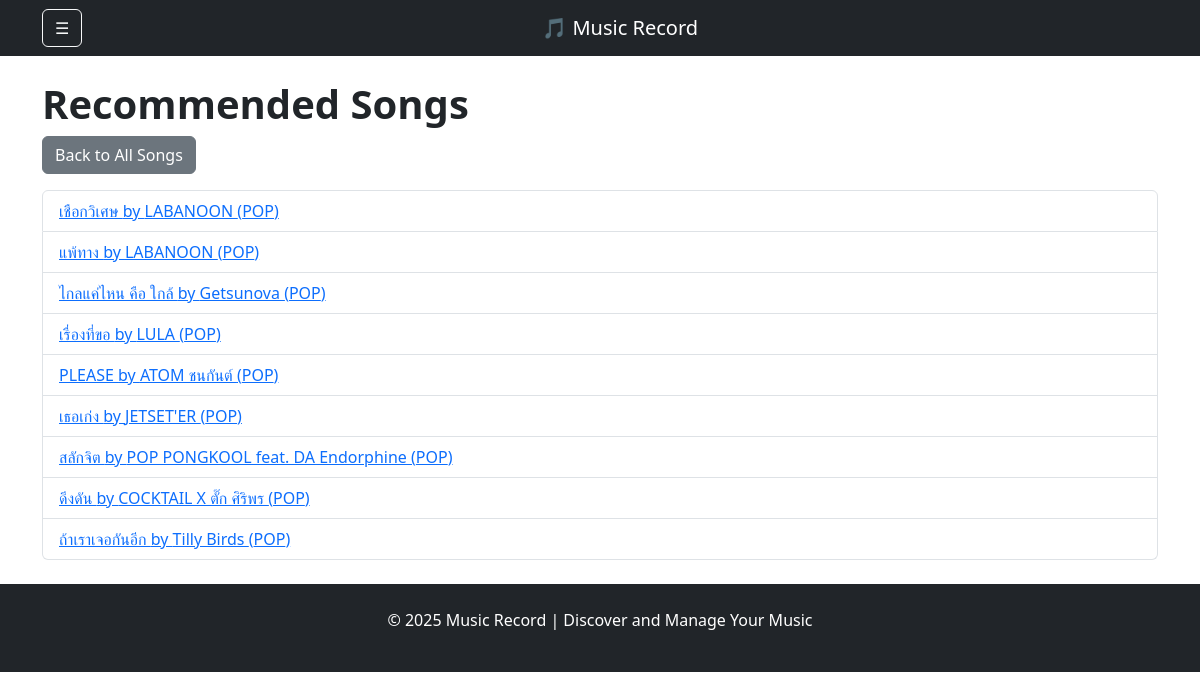
Page /recommendations (signed in) on the committed database.
### app/models.py (models this page shows)
class Song(db.Model):
    id = db.Column(db.Integer, primary_key=True)
    title = db.Column(db.String(100), nullable=False)
    artist = db.Column(db.String(100), nullable=False)
    genre = db.Column(db.String(50), nullable=False)
    image_url = db.Column(db.String(255))  # URL รูปภาพของเพลง
    playlists = db.relationship('Playlist', secondary=playlist_song, back_populates='songs')

### app/routes.py (the view)
@song_routes.route('/recommendations')
@login_required
def recommendations():
    if current_user.favorite_genre:
        recommended_songs = Song.query.filter_by(genre=current_user.favorite_genre).all()
    else:
        recommended_songs = Song.query.all()
    return render_template('recommendations.html', songs=recommended_songs)

### app/models.py (called while the page is built)
@login_manager.user_loader
def load_user(user_id):
    return User.query.get(int(user_id))

### app/templates/recommendations.html
{% extends "base.html" %}
{% block content %}
<h1><strong>Recommended Songs</strong></h1>
<a href="{{ url_for('song.songs') }}" class="btn btn-secondary mb-3">Back to All Songs</a>
<ul class="list-group">
    {% for song in songs %}
    <li class="list-group-item">
        <a href="{{ url_for('song.song_detail', song_id=song.id) }}">
            {{ song.title }} by {{ song.artist }} ({{ song.genre }})
        </a>
    </li>
    {% else %}
    <li class="list-group-item">No recommended songs found.</li>
    {% endfor %}
</ul>
{% endblock %}

### app/templates/base.html (shortened to what this page needs)
<!DOCTYPE html>
<html lang="en">
<head>
    <link href="https://cdn.jsdelivr.net/npm/bootstrap@5.3.0/dist/css/bootstrap.min.css" rel="stylesheet">
    <link rel="stylesheet" href="{{ url_for('static', filename='css/styles.css') }}">
</head>
<body>
    <nav class="navbar navbar-expand-lg navbar-dark bg-dark">
        <div class="container">
            <button class="btn btn-outline-light sidebar-toggle" type="button" data-bs-toggle="offcanvas"
                data-bs-target="#sidebar" aria-controls="sidebar">
                ☰
            </button>
            <a class="navbar-brand mx-auto" href="{{ url_for('main.home') }}">🎵 Music Record</a>
        </div>
    </nav>
    <div class="container mt-4">
        {% block content %}{% endblock %}
    </div>
    <footer class="bg-dark text-white mt-4 text-center">
        <div class="container py-4">
            <p>&copy; 2025 Music Record | Discover and Manage Your Music</p>
        </div>
    </footer>
</body>
</html>

### rows in the picture
Song: title "เชือกวิเศษ", artist "LABANOON", genre "POP"
Song: title "แพ้ทาง", artist "LABANOON", genre "POP"
Song: title "ไกลแค่ไหน คือ ใกล้", artist "Getsunova", genre "POP"
Song: title "เรื่องที่ขอ", artist "LULA", genre "POP"
Song: title "PLEASE", artist "ATOM ชนกันต์", genre "POP"
Song: title "เธอเก่ง", artist "JETSET'ER", genre "POP"
Song: title "สลักจิต", artist "POP PONGKOOL feat. DA Endorphine", genre "POP"
Song: title "ดึงดัน", artist "COCKTAIL X ตั๊ก ศิริพร", genre "POP"
Song: title "ถ้าเราเจอกันอีก", artist "Tilly Birds", genre "POP"
